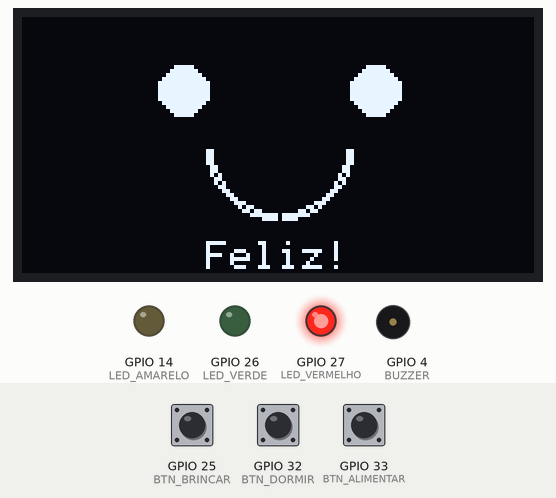
This sketch was run on a simulated ESP32. Shown: 128×64 one-colour display, output pins drawn as LEDs (lit = HIGH), buzzer (waves = sounding, pin HIGH). The test bench sets the inputs (shaded band); at power-on: GPIO 25 (BTN_BRINCAR) HIGH, GPIO 33 (BTN_ALIMENTAR) HIGH, GPIO 32 (BTN_DORMIR) HIGH. What the sketch prints to the serial monitor is not drawn.

Above: at 1.3 s.
1.4 s: GPIO 25 (BTN_BRINCAR) pulled LOW for 0.15 s
At 2.8 s:
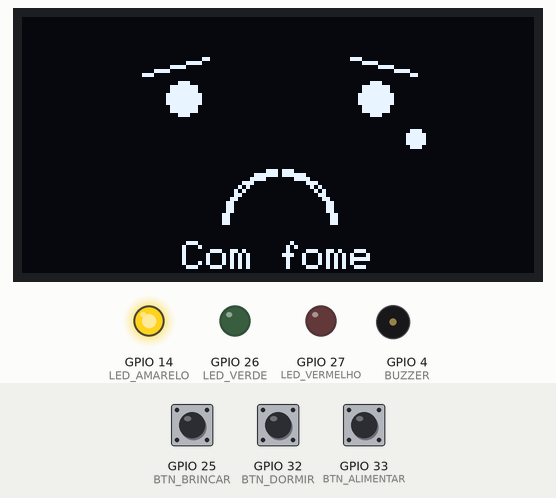
3.2 s: GPIO 33 (BTN_ALIMENTAR) pulled LOW for 0.15 s
At 3.28 s:
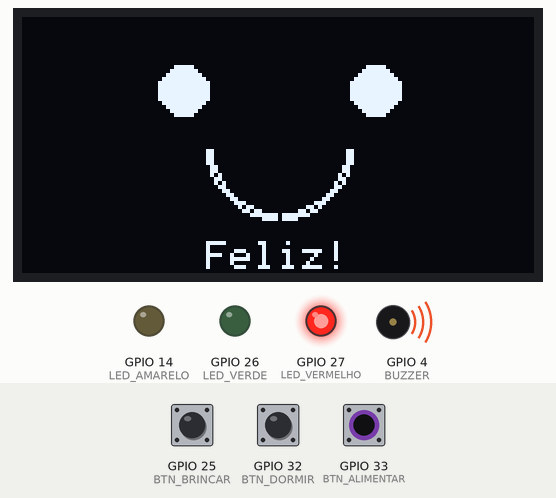
4.8 s: GPIO 32 (BTN_DORMIR) pulled LOW for 0.15 s
At 6.3 s:
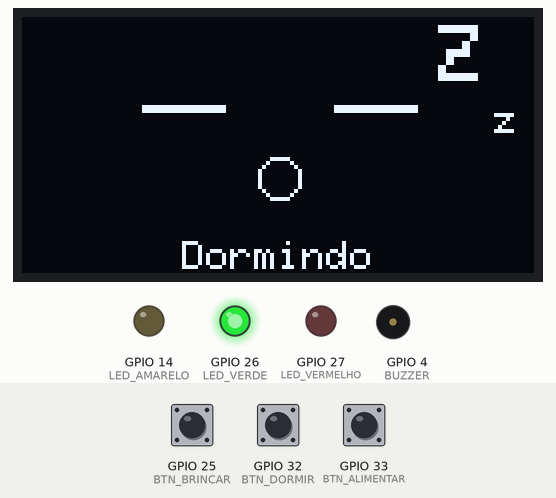
6.6 s: GPIO 25 (BTN_BRINCAR) pulled LOW for 1 s
At 7.6 s:
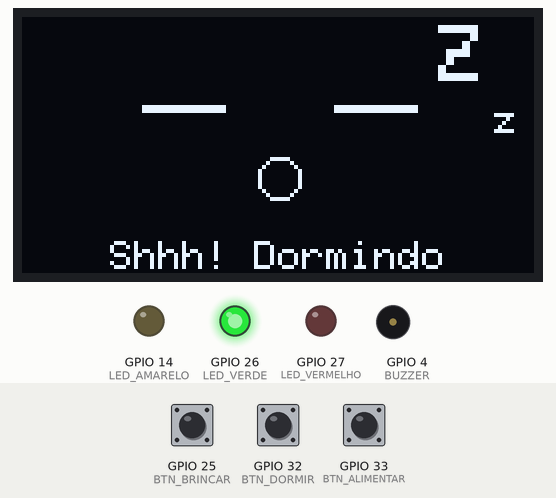
9.7 s: GPIO 33 (BTN_ALIMENTAR) pulled LOW for 1 s
At 10.9 s:
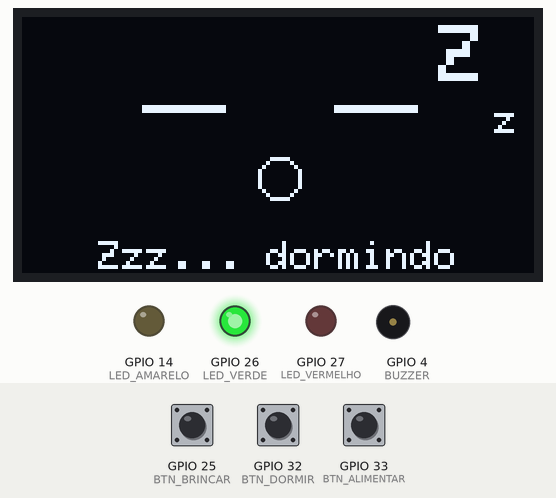
12.8 s: GPIO 32 (BTN_DORMIR) pulled LOW for 1 s
At 13.5 s:
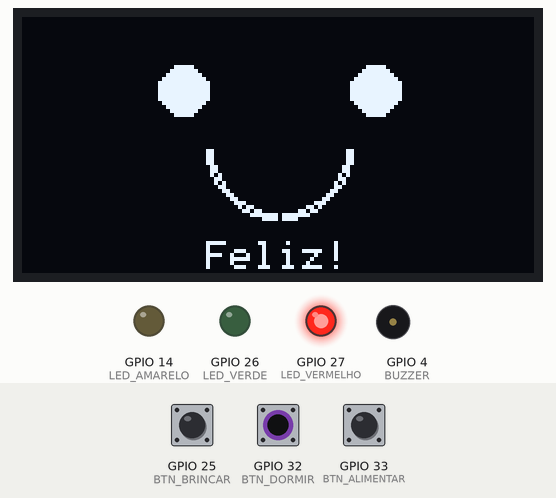
Timing chart, 0 to 15.8 s (numbered marks = the images above; inputs shaded):
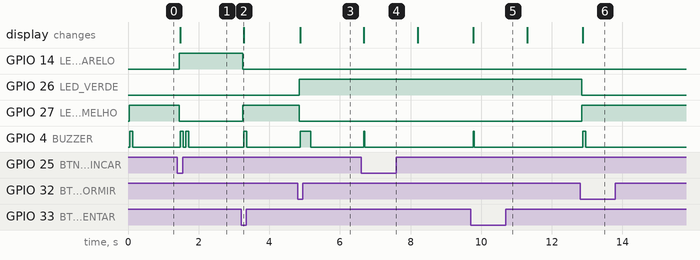

Measured:
- after the input at 1.4 s, GPIO 14 (LED_AMARELO): LOW → HIGH after 0.05 s; GPIO 27 (LED_VERMELHO): HIGH → LOW after 0.05 s; GPIO 4 (BUZZER): alternates HIGH for 0.08 s and LOW for 0.08 s, 4 changes in all, then stays LOW, starting after 0.08 s; the display: first differs from a run without the input after 0.08 s (image 1)
- after the input at 3.2 s, GPIO 14 (LED_AMARELO): HIGH → LOW after 0.05 s; GPIO 27 (LED_VERMELHO): LOW → HIGH after 0.05 s; GPIO 4 (BUZZER): LOW → HIGH after 0.08 s, → LOW 0.08 s later; the display: first differs from a run without the input after 0.08 s (image 2)
- after the input at 4.8 s, GPIO 26 (LED_VERDE): LOW → HIGH after 0.05 s; GPIO 27 (LED_VERMELHO): HIGH → LOW after 0.05 s; GPIO 4 (BUZZER): LOW → HIGH after 0.08 s, → LOW 0.30 s later; the display: changes after 0.08 s (image 3)
- after the input at 6.6 s, GPIO 4 (BUZZER): LOW → HIGH after 0.08 s, → LOW 0.03 s later; the display: changes after 0.08 s (image 4)
- after the input at 9.7 s, GPIO 4 (BUZZER): LOW → HIGH after 0.08 s, → LOW 0.03 s later; the display: changes after 0.08 s (image 5)
- after the input at 12.8 s, GPIO 26 (LED_VERDE): HIGH → LOW after 0.05 s; GPIO 27 (LED_VERMELHO): LOW → HIGH after 0.05 s; GPIO 4 (BUZZER): LOW → HIGH after 0.08 s, → LOW 0.08 s later; the display: changes after 0.08 s (image 6)

The sketch:

StatePet.ino
```cpp
#include <Wire.h>
#include <Adafruit_GFX.h>
#include <Adafruit_SSD1306.h>

const int LED_VERMELHO = 27;
const int LED_AMARELO = 14;
const int LED_VERDE = 26;

const int BTN_BRINCAR = 25;
const int BTN_ALIMENTAR = 33;
const int BTN_DORMIR = 32;

const int BUZZER = 4;

struct Botao {
  int pino;
  bool ultimaLeitura;
  bool estavel;
  unsigned long tempo;
};

Adafruit_SSD1306 tela(128, 64, &Wire, -1);
bool telaOk = false;

const char* rotuloAtual = "";
unsigned long mensagemAte = 0;

void escreverLinha(const char* txt) {
  if (!telaOk) return;
  tela.fillRect(0, 54, 128, 10, SSD1306_BLACK);
  tela.setTextSize(1);
  tela.setTextColor(SSD1306_WHITE);
  int x = (128 - (int)strlen(txt) * 6) / 2;
  if (x < 0) x = 0;
  tela.setCursor(x, 56);
  tela.print(txt);
  tela.display();
}

void definirRotulo(const char* r) {
  rotuloAtual = r;
  mensagemAte = 0;
  escreverLinha(r);
}

void mostrarMensagemTemporaria(const char* m) {
  escreverLinha(m);
  mensagemAte = millis() + 1500;
}

void atualizarTela() {
  if (mensagemAte != 0 && millis() > mensagemAte) {
    escreverLinha(rotuloAtual);
    mensagemAte = 0;
  }
}

void rostoFeliz() {
  if (!telaOk) return;
  tela.clearDisplay();
  tela.fillCircle(40, 18, 6, SSD1306_WHITE);
  tela.fillCircle(88, 18, 6, SSD1306_WHITE);
  tela.drawCircleHelper(64, 32, 18, 0x0C, SSD1306_WHITE);  // sorriso
  tela.drawCircleHelper(64, 32, 17, 0x0C, SSD1306_WHITE);
}

void rostoFome() {
  if (!telaOk) return;
  tela.clearDisplay();
  tela.fillCircle(40, 20, 4, SSD1306_WHITE);
  tela.fillCircle(88, 20, 4, SSD1306_WHITE);
  tela.drawLine(30, 14, 46, 10, SSD1306_WHITE);
  tela.drawLine(98, 14, 82, 10, SSD1306_WHITE);
  tela.drawCircleHelper(64, 52, 14, 0x03, SSD1306_WHITE);
  tela.drawCircleHelper(64, 52, 13, 0x03, SSD1306_WHITE);
  tela.fillCircle(98, 30, 2, SSD1306_WHITE);
}

void rostoSono() {
  if (!telaOk) return;
  tela.clearDisplay();
  tela.drawLine(30, 22, 50, 22, SSD1306_WHITE);
  tela.drawLine(30, 23, 50, 23, SSD1306_WHITE);
  tela.drawLine(78, 22, 98, 22, SSD1306_WHITE);
  tela.drawLine(78, 23, 98, 23, SSD1306_WHITE);
  tela.drawCircle(64, 40, 5, SSD1306_WHITE);
  tela.setTextColor(SSD1306_WHITE);
  tela.setTextSize(2);
  tela.setCursor(104, 2);
  tela.print("Z");
  tela.setTextSize(1);
  tela.setCursor(118, 22);
  tela.print("z");
}

void bipe(int ms) {
  digitalWrite(BUZZER, HIGH);
  delay(ms);
  digitalWrite(BUZZER, LOW);
}

void bipes(int vezes, int ms) {
  for (int i = 0; i < vezes; i++) {
    bipe(ms);
    if (i < vezes - 1) delay(ms);
  }
}

void mostrarLeds(bool vermelho, bool amarelo, bool verde) {
  digitalWrite(LED_VERMELHO, vermelho ? HIGH : LOW);
  digitalWrite(LED_AMARELO, amarelo ? HIGH : LOW);
  digitalWrite(LED_VERDE, verde ? HIGH : LOW);
}

void recusar(const char* msgTela) {
  mostrarMensagemTemporaria(msgTela);
  bipes(1, 30);
}

class StatePet;

class EstadoStatePet {
public:
  virtual void entrar() = 0;
  virtual void alimentar(StatePet* t) = 0;
  virtual void brincar(StatePet* t) = 0;
  virtual void dormir(StatePet* t) = 0;
  virtual ~EstadoStatePet() {}
};

class StatePet {
private:
  EstadoStatePet* estadoAtual;

public:
  StatePet(EstadoStatePet* estadoInicial) {
    estadoAtual = estadoInicial;
  }

  void iniciar() {
    estadoAtual->entrar();
  }

  void definirEstado(EstadoStatePet* novoEstado) {
    estadoAtual = novoEstado;
    estadoAtual->entrar();
  }

  void alimentar() {
    estadoAtual->alimentar(this);
  }
  void brincar() {
    estadoAtual->brincar(this);
  }
  void dormir() {
    estadoAtual->dormir(this);
  }
};

class EstadoFeliz : public EstadoStatePet {
public:
  void entrar() override;
  void alimentar(StatePet* t) override;
  void brincar(StatePet* t) override;
  void dormir(StatePet* t) override;
};

class EstadoFome : public EstadoStatePet {
public:
  void entrar() override;
  void alimentar(StatePet* t) override;
  void brincar(StatePet* t) override;
  void dormir(StatePet* t) override;
};

class EstadoSono : public EstadoStatePet {
public:
  void entrar() override;
  void alimentar(StatePet* t) override;
  void brincar(StatePet* t) override;
  void dormir(StatePet* t) override;
};

EstadoFeliz feliz;
EstadoFome fome;
EstadoSono sono;

void EstadoFeliz::entrar() {
  mostrarLeds(true, false, false);
  rostoFeliz();
  definirRotulo("Feliz!");
  bipes(1, 80);
}

void EstadoFeliz::alimentar(StatePet* t) {
  Serial.println("StatePet recusa a comida: ele nao esta com fome.");
  recusar("Sem fome, obrigado");
}

void EstadoFeliz::brincar(StatePet* t) {
  Serial.println("Voces brincam muito! Mas agora ele ficou com fome.");
  t->definirEstado(&fome);
}

void EstadoFeliz::dormir(StatePet* t) {
  Serial.println("StatePet bocejou e foi dormir. Zzz...");
  t->definirEstado(&sono);
}

void EstadoFome::entrar() {
  mostrarLeds(false, true, false);
  rostoFome();
  definirRotulo("Com fome");
  bipes(2, 80);
}

void EstadoFome::alimentar(StatePet* t) {
  Serial.println("StatePet comeu e ficou muito feliz!");
  t->definirEstado(&feliz);
}

void EstadoFome::brincar(StatePet* t) {
  Serial.println("StatePet esta com muita fome para brincar e chora!");
  recusar("Com fome... buaa");
}

void EstadoFome::dormir(StatePet* t) {
  Serial.println("StatePet esta com fome demais para conseguir dormir.");
  recusar("Fome demais!");
}

void EstadoSono::entrar() {
  mostrarLeds(false, false, true);
  rostoSono();
  definirRotulo("Dormindo");
  bipes(1, 300);
}

void EstadoSono::alimentar(StatePet* t) {
  Serial.println("StatePet esta dormindo e nao quer comer agora.");
  recusar("Zzz... dormindo");
}

void EstadoSono::brincar(StatePet* t) {
  Serial.println("Shhh! StatePet esta dormindo, nao da para brincar.");
  recusar("Shhh! Dormindo");
}

void EstadoSono::dormir(StatePet* t) {
  Serial.println("StatePet acordou descansado e feliz!");
  t->definirEstado(&feliz);
}

Botao btnBrincar = { BTN_BRINCAR, HIGH, HIGH, 0 };
Botao btnAlimentar = { BTN_ALIMENTAR, HIGH, HIGH, 0 };
Botao btnDormir = { BTN_DORMIR, HIGH, HIGH, 0 };

bool foiPressionado(Botao& b) {
  bool leitura = digitalRead(b.pino);

  if (leitura != b.ultimaLeitura) {
    b.tempo = millis();
    b.ultimaLeitura = leitura;
  }

  if (millis() - b.tempo > 50 && leitura != b.estavel) {
    b.estavel = leitura;
    if (b.estavel == LOW) {
      return true;
    }
  }
  return false;
}

StatePet meuPet(&feliz);

void setup() {
  Serial.begin(115200);

  pinMode(LED_VERMELHO, OUTPUT);
  pinMode(LED_AMARELO, OUTPUT);
  pinMode(LED_VERDE, OUTPUT);
  pinMode(BUZZER, OUTPUT);
  digitalWrite(BUZZER, LOW);

  pinMode(BTN_BRINCAR, INPUT_PULLUP);
  pinMode(BTN_ALIMENTAR, INPUT_PULLUP);
  pinMode(BTN_DORMIR, INPUT_PULLUP);

  Wire.begin();
  telaOk = tela.begin(SSD1306_SWITCHCAPVCC, 0x3C);
  if (!telaOk) {
    Serial.println("OLED nao encontrado (confira SDA/SCL e o endereco 0x3C). Seguindo sem tela.");
  }

  meuPet.iniciar();
  Serial.println("StatePet pronto! Estado inicial: Feliz");
}

void loop() {
  if (foiPressionado(btnBrincar)) meuPet.brincar();
  if (foiPressionado(btnAlimentar)) meuPet.alimentar();
  if (foiPressionado(btnDormir)) meuPet.dormir();

  atualizarTela();
}
```
